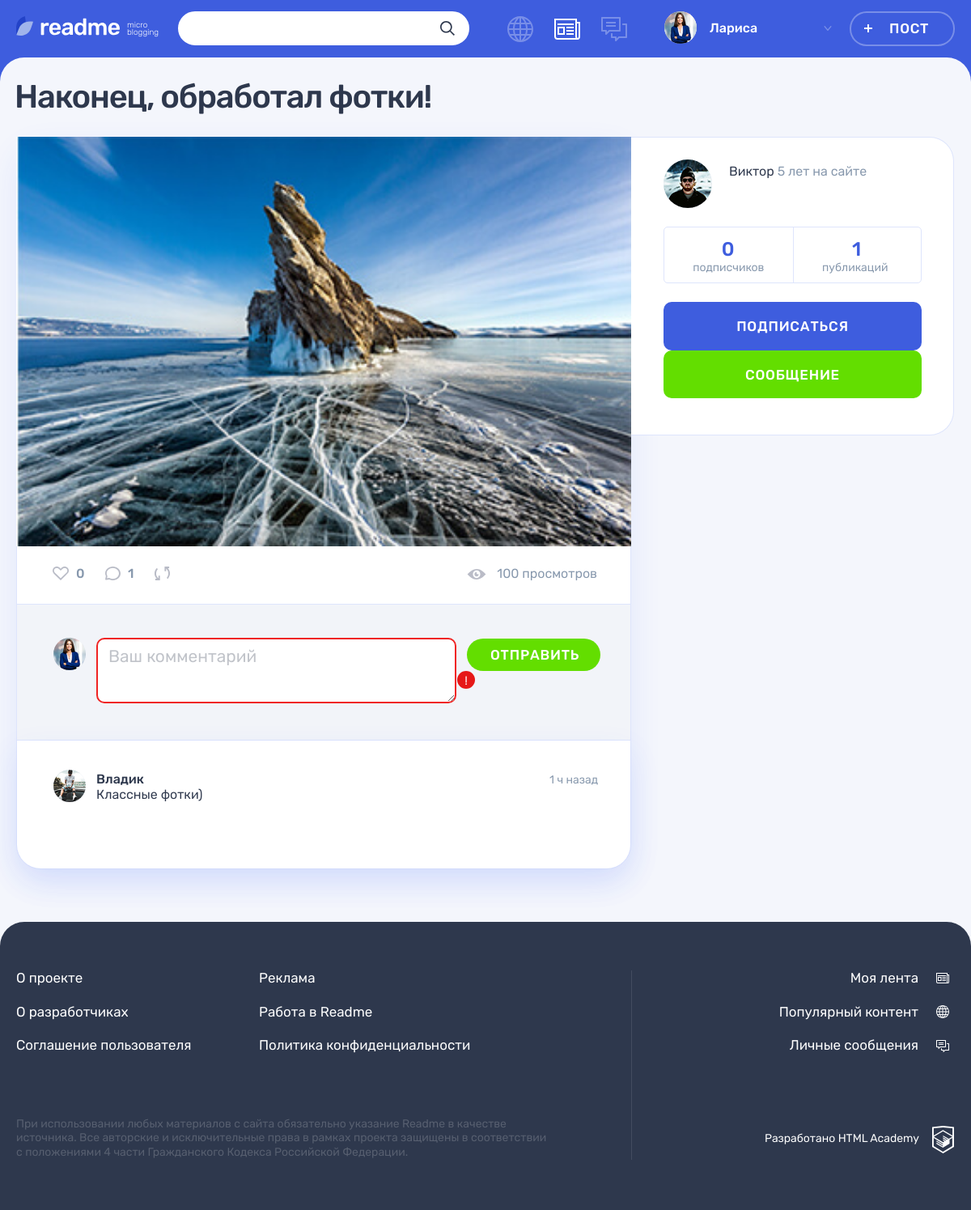
The page /post.php?id=3 (signed in) on the database its author committed.
### tables this page shows
CREATE TABLE posts
(
    id           INT AUTO_INCREMENT PRIMARY KEY,
    creationDate TIMESTAMP DEFAULT CURRENT_TIMESTAMP,
    title        VARCHAR(128),
    content      VARCHAR(255),
    typeID       INT NOT NULL,
    authorId     INT NOT NULL,
    image        VARCHAR(255),
    video        VARCHAR(255),
    link         VARCHAR(255),
    views        INT,
    avatar       VARCHAR(128),
    author       VARCHAR(128),
    repostCount  VARCHAR(128),
    FOREIGN KEY (authorId) REFERENCES users (id),
    FOREIGN KEY (typeId) REFERENCES content_type (id)
);

CREATE TABLE comments
(
    id           INT AUTO_INCREMENT PRIMARY KEY,
    creationDate TIMESTAMP DEFAULT CURRENT_TIMESTAMP,
    content      VARCHAR(255),
    authorId     INT NOT NULL,
    postId       INT NOT NULL,
    FOREIGN KEY (postId) REFERENCES posts (id),
    FOREIGN KEY (authorId) REFERENCES users (id)
);

CREATE TABLE users
(
    id               INT AUTO_INCREMENT PRIMARY KEY,
    registrationDate TIMESTAMP DEFAULT CURRENT_TIMESTAMP,
    email            VARCHAR(128) NOT NULL UNIQUE,
    login            VARCHAR(128) UNIQUE,
    password         CHAR(64)     NOT NULL,
    avatar           VARCHAR(255)
);

### helpers.php (called while the page is built, shortened)
<?php
function include_template($name, array $data = [])
{
    $name = 'templates/'.$name;
    extract($data);
    require $name;
    $result = ob_get_clean();
    return $result;
}

### functions.php (called while the page is built, shortened)
<?php
function SqlRequest($reques, $from, $where, $con, $id = '', $as = '', $join = "")
{
    $sql = sprintf("SELECT  %s %s  from %s %s WHERE %s %s", $reques, $as, $from, $join, $where, $id);
    $result = mysqli_query($con, $sql);
    $Count = mysqli_fetch_all($result, MYSQLI_ASSOC);
    return $Count;
}
?>

### templates/widgets/postCreateUser.php (the view, shortened to what this page needs)
<div class="post-details__user user">
    <div class="post-details__user-info user__info">
        <div class="post-details__avatar user__avatar">
            <a class="post-details__name user__name" href="#">
                <?php
                $postAuthor = SqlRequest('login, authorId, u.avatar', 'posts p', 'p.id =', $con, $id, ' ',
                    'JOIN  users u ON p.authorId = u.id');
                ?>
                <a class="post-details__avatar-link user__avatar-link" href="#">
                    <img class="post-details__picture user__picture"
                         src="../img/<?= $postAuthor[0]['avatar'] ?>" alt="Аватар пользователя">
                </a>
        </div>
        <div class="post-details__name-wrapper user__name-wrapper">
            <span><?= $postAuthor[0]['login'] ?> </span>
            <time class="post-details__time user__time" datetime="2014-03-20">5 лет на сайте</time>
        </div>
    </div>
    <?php $postsCount = SqlRequest("COUNT(id)", "posts", "authorId=", $con,
        $postAuthor[0]['authorId'], "count");
    $subscribersCount = SqlRequest('COUNT(users.id) ', 'subscription', 'authorId=',
        $con, $postAuthor[0]['authorId'], 'count',
        'JOIN users ON users.id = subscription.userId');
    ?>
    <div class="post-details__rating user__rating">
        <p class="post-details__rating-item user__rating-item user__rating-item--subscribers">
            <span class="post-details__rating-amount user__rating-amount"><?= $subscribersCount[0]['count'] ?></span>
            <span class="post-details__rating-text user__rating-text">подписчиков</span>
        </p>
        <p class="post-details__rating-item user__rating-item user__rating-item--publications">
            <span class="post-details__rating-amount user__rating-amount"><?= $postsCount[0]['count'] ?></span>
            <span class="post-details__rating-text user__rating-text">публикаций</span>
        </p>
    </div>
    <?php if( $postAuthor[0]['authorId'] != $_SESSION['id']){ ?>
        <div class="post-details__user-buttons user__buttons">
            <form action="../post.php?id=<?= htmlspecialchars($_GET['id']) ?>"
                  method="post">
                <button class="profile__user-button user__button user__button--subscription button button--main"
                        style="width: 100%;"
                        type="submit"><?= empty(mysqli_fetch_all(mysqli_query($con,
                        "SELECT  * from subscription where userId = ".$_SESSION['id']." AND authorId =  ".$postAuthor[0]['authorId']),
                        MYSQLI_ASSOC)) ? "Подписаться" : "Отписаться" ?></button>
            </form>
            <a class="user__button user__button--writing button button--green"
               href="messages.php?newMessage=<?= $postAuthor[0]['authorId'] ?>&id=<?= $postAuthor[0]['authorId'] ?>">Сообщение</a>
        </div>
    <?php  }  ?>
</div>

### templates/post-photo.php (shortened to what this page needs)
<?php
$title = SqlRequest('title', 'posts', 'id = ', $con, $id, "as L");
?>
<h1 class="page__title page__title--publication"><?= $title[0]['L']; ?></h1>
<section class="post-details">
    <div class="post-details__wrapper post-photo">
        <div class="post-details__main-block post post--details">
            <div class="post-details__image-wrapper post-photo__image-wrapper">
                <img src="../img/<?= $post['content'] ?>" alt="Фото от пользователя" width="760" height="507">
            </div>
            <div class="post__indicators">
                <?php echo include_template('widgets/likesRepostsComments.php', ['con'=>$con, 'id' => $id]);?>
            </div>
            <?php echo include_template('widgets/comments.php', ['con'=>$con, 'id' => $id, 'postId'=>$post['id']]); ?>
        </div>
        <?php  echo include_template('widgets/postCreateUser.php', ['con'=>$con, 'id' => $id]);?>
    </div>
</section>

### templates/widgets/likesRepostsComments.php (shortened to what this page needs)
<div class="post__buttons">
    <a class="post__indicator post__indicator--likes button"   href="like.php?postId=<?= $id ?>" title="Лайк">
        <svg class="post__indicator-icon" width="20" height="17">
            <use xlink:href="#icon-heart"></use>
        </svg>
        <?php
        $ComLike = SqlRequest('COUNT(userId)', 'likes', 'recipientId =', $con, $id, "as L");
        ?>
        <span><?= $ComLike[0]['L'] ?></span>
    </a>
    <a class="post__indicator post__indicator--comments button" href="#" title="Комментарии">
        <svg class="post__indicator-icon" width="19" height="17">
            <use xlink:href="#icon-comment"></use>
        </svg>
        <?php
        $Comment = SqlRequest('COUNT(content)', 'comments', 'postId =', $con, $id, "as L");
        ?>
        <span><?php echo $Comment[0]['L'] ?></span>
    </a>
    <a class="post__indicator post__indicator--repost button" href="../repost.php?id=<?= $id ?>"
       title="Репост">
        <svg class="post__indicator-icon" width="19" height="17">
            <use xlink:href="#icon-repost"></use>
        </svg>
        <?php $reposts = SqlRequest("repostCount", "posts", "id = ", $con, $id) ?>
    </a>
</div>
<?php
$view = SqlRequest('views', 'posts', ' id =', $con, $id, "as L");
?>
<span class="post__view"><?= $view[0]['L'].' просмотров' ?></span>

### templates/widgets/comments.php (shortened to what this page needs)
<div class="comments">
    <form class="comments__form form" action="../SendComment.php" method="post">
        <div class="comments__my-avatar">
            <img class="comments__picture" src=../img/<?= $_SESSION['avatar'] ?> alt="Аватар
                 пользователя">
        </div>
        <div class="form__input-section form__input-section--error">
            <textarea class="comments__textarea form__textarea form__input" name="comment"
                      placeholder="Ваш комментарий"></textarea>
            <button class="form__error-button button" type="button">!</button>
        </div>
        <button class="comments__submit button button--green" type="submit">Отправить</button>
    </form>
    <div class="comments__list-wrapper">
        <ul class="comments__list">
            <?php
            $CommentInf = SqlRequest('content, login, authorId, avatar ', ' comments c', ' c.postId= ',
                $con, $id, '', "JOIN users u ON c.authorId = u.id");
            ?>
            <?php foreach ($CommentInf as $inf): ?>
                <li class="comments__item user">
                    <div class="comments__avatar">
                        <a class="user__avatar-link" href="#">
                            <img class="comments__picture" src="../img/<?= $inf['avatar'] ?>"
                                 alt="Аватар пользователя">
                        </a>
                    </div>
                    <div class="comments__info">
                        <div class="comments__name-wrapper">
                            <a class="comments__user-name" href="#">
                                <span><?= $inf['login'] ?></span>
                            </a>
                            <time class="comments__time" datetime="2019-03-20">1 ч назад</time>
                        </div>
                        <p class="comments__text">
                            <?= $inf['content'] ?>
                        </p>
                    </div>
                </li>
            <?php endforeach; ?>
        </ul>
    </div>
</div>

### rows shown on the page
posts: title "Наконец, обработал фотки!", content (picture), views "100", authorId.avatar (picture), authorId.login "Виктор"
comments: authorId.avatar (picture), authorId.login "Владик", content "Классные фотки)"

### other values the page prints
$name "Лариса"
$ComLike[0]['L'] "0"
$Comment[0]['L'] "1"
$subscribersCount[0]['count'] "0"
$postsCount[0]['count'] "1"
